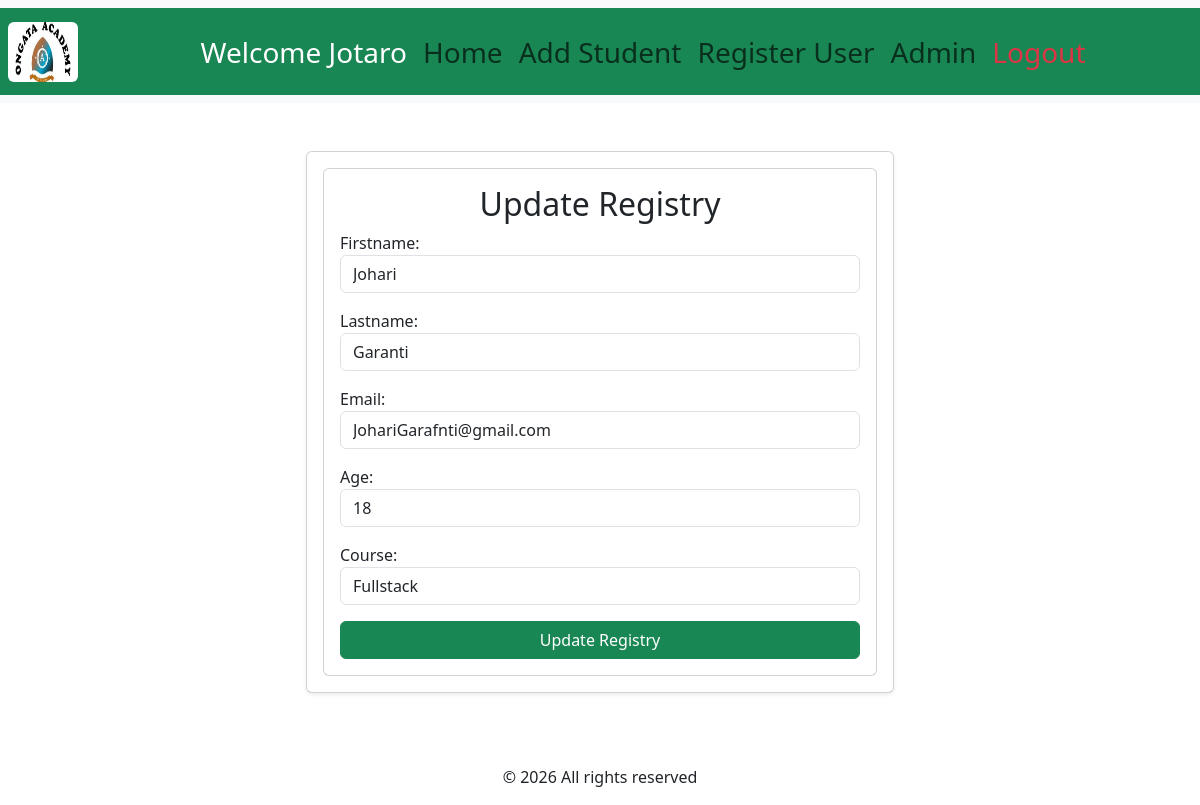
The page /update/6/ (signed in) on the database as committed earlier.
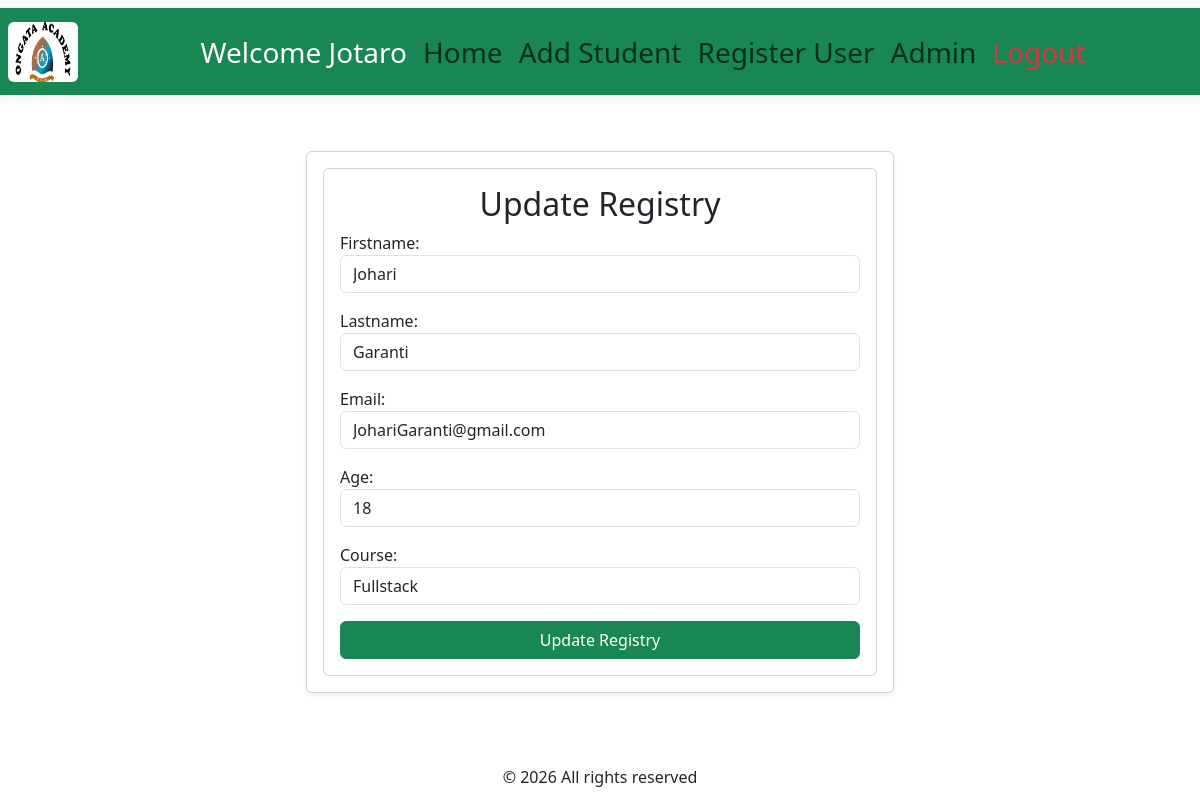
The same page on the database as committed later.
### myapp/models.py (models this page shows, shortened)
class Student(models.Model):
    firstname= models.CharField(max_length=21)
    lastname= models.CharField(max_length=21)
    age= models.IntegerField()
    course=models.CharField()
    email = models.EmailField(null=True, blank=True)

### myapp/views.py (the view)
# urls.py: path('update/<int:id>/', views.update_student, name='update'),
@login_required(login_url='login')
def update_student(request, id):
    student = get_object_or_404(Student, pk=id)
    if request.method == "POST":
        form = StudentForm(request.POST, instance=student)
        if form.is_valid():
            form.save()
            messages.success(request,"Student Data Successfully Updated")
            return redirect('students')
    else:
        form = StudentForm(instance=student)
    return render(request, 'Admin/studentform.html', {'form': form})

### myapp/forms.py
class StudentForm(forms.ModelForm):
    class Meta:
        model = Student
        fields = ['firstname', 'lastname', 'email','age', 'course']
        widgets = {
            'firstname': forms.TextInput(attrs={
                'class': 'form-control',
                'placeholder': 'Enter Your First Name'
            }),
            'lastname': forms.TextInput(attrs={
                'class': 'form-control',
                'placeholder': 'Enter Your Last Name'
            }),
            'age': forms.NumberInput(attrs={
                'class': 'form-control',
                'placeholder':'Enter age'
            }),
            'course': forms.Select(
                choices=[
                    ('Fullstack', 'Fullstack'),
                    ('Cybersecurity', 'Cybersecurity'),
                    ('Data Science', 'Data Science'),
                    ('Artificial Intelligence', 'Artificial Intelligence'),
            ],
                attrs={'class': 'form-control', 'placeholder':'Enter course'}),
            'email': forms.EmailInput(attrs={'class':'form-control','placeholder': 'Enter email'})
        }

### myapp/templates/Admin/studentform.html (shortened to what this page needs)
{% extends "base.html" %}
{%block content%}
    <div class="row justify-content-center">
        <div class="col-md-6">
            <div class="card shadow-sm p-3 mb-5 bg-body rounded">
            <div class="card body p-3">
            <h2 class="text-tertiary text-center">
                {% if form.instance.id%}
                Update Registry
                {%else%}
                Register student
            {% endif %}</h2>
            <form method="POST">
            {{form.as_p}}
            <button class="btn btn-success  w-100">
                {% if form.instance.id%}Update Registry {%else%} Register{% endif %}</button>
            </form>
            </div>
            </div>
        </div>
    </div>
{% endblock %}

Rows that differ between the two databases and show on the page:
changed Student "Johari": email "JohariGarafnti@gmail.com" → "JohariGaranti@gmail.com"
